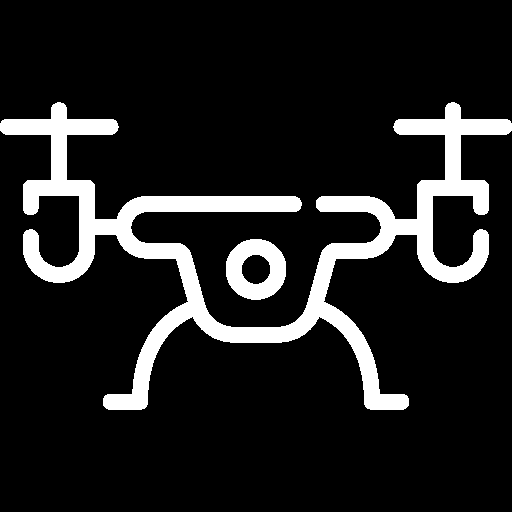
#> input picture code/Window1.png, 512 x 512 px, given in place of the camera
$ python M2T8.py
#> lines starting #> are read from the running program, lines starting #| are printed output that depends on the picture; after the words box and inside, x2 and y2 are one past the last pixel; in counts of white or black regions, pixels touching at a corner belong together
import numpy as np
import cv2
import imutils
import serial
from scipy.interpolate import interp1d

# ser = serial.Serial("/dev/ttyACM0", baudrate=9600, timeout=1)

def doNothing(x):
    pass

cap = cv2.VideoCapture(0)

# [7 lines of commented-out code are left out]

x = 0

while(True):
    ret, frame = cap.read()
#> frame is the input picture: shape (512, 512, 3); values 0 (black) and 221 (white), 12.2% white; 2 white regions, box (x1, y1, x2, y2) and area: (0, 102, 512, 410) 29740, (226, 239, 286, 300) 2287
    frame = cv2.flip(frame, 1)
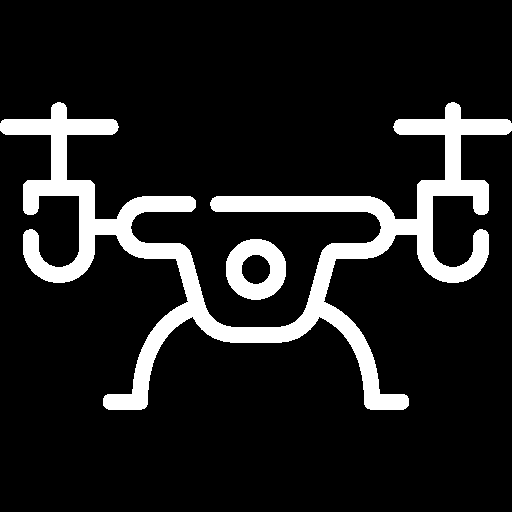
#> frame: shape (512, 512, 3); values 0 (black) and 221 (white), 12.2% white; 2 white regions, box (x1, y1, x2, y2) and area: (0, 102, 512, 410) 29740, (226, 239, 286, 300) 2287

    hsv = cv2.cvtColor(frame, cv2.COLOR_BGR2HSV)
#> hsv: shape (512, 512, 3); mean H, S, V 0, 0, 27

    # [6 lines of commented-out code are left out]

    m1 = np.array([0, 64, 162])
    m2 = np.array([255, 255, 255])

    mask = cv2.inRange(hsv, m1, m2)
#> mask: shape (512, 512); every value is 0

    # result = cv2.bitwise_and(frame, frame, mask=mask)

    countours = cv2.findContours(mask, cv2.RETR_TREE, cv2.CHAIN_APPROX_SIMPLE)
#> countours = 0 contours
    countours = imutils.grab_contours(countours)
#> countours = []

    area = 0
    x = y = 0
    center = "0"

    for c in countours:
        area = cv2.contourArea(c)

        if area > 1000:
            # cv2.drawContours(frame, [c], -1, (192, 130, 76), 2)

            moments = cv2.moments(c)

            x = int(moments["m10"] / moments["m00"])
            y = int(moments["m01"] / moments["m00"])

            center = "Center: " + str(x) + "," + str(y)
            area = "Area: " + str(area)

            cv2.circle(frame, (x, y), 6, (0, 0, 0), -1)
            cv2.putText(frame, center, (x-140, y-25), cv2.FONT_HERSHEY_SIMPLEX, 0.6, (45, 45, 45), 2)
            cv2.putText(frame, area, (x-140, y-45), cv2.FONT_HERSHEY_SIMPLEX, 0.6, (45, 45, 45), 2)

        cv2.imshow("frame", frame)
#> this loop made 0 passes
#> after the loop, center = '0'; x = 0; y = 0

    print(f"Location: {center}")
#| Location: 0

# -------------------------------------------------------------------------------------------------------
    # x range: (15, 625)
    # Left: 1490, Middle: 1450, Right: 1410
#> (the run stopped early here; a loop or call above may not have finished)

$ run again, on code/Window2.png
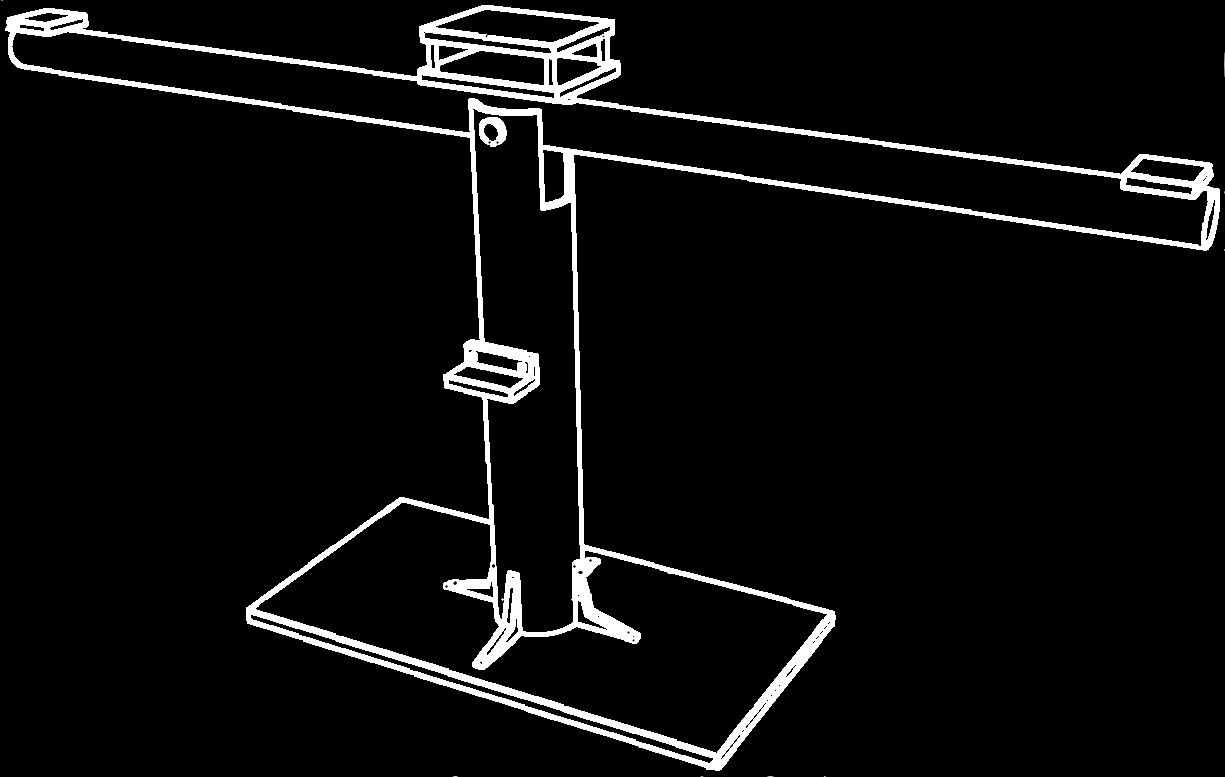
#> input picture code/Window2.png, 1225 x 777 px, given in place of the camera
#> frame is the input picture: shape (777, 1225, 3); mean B, G, R 13.1, 13.1, 13.1
#> `frame = cv2.flip(frame, 1)`:
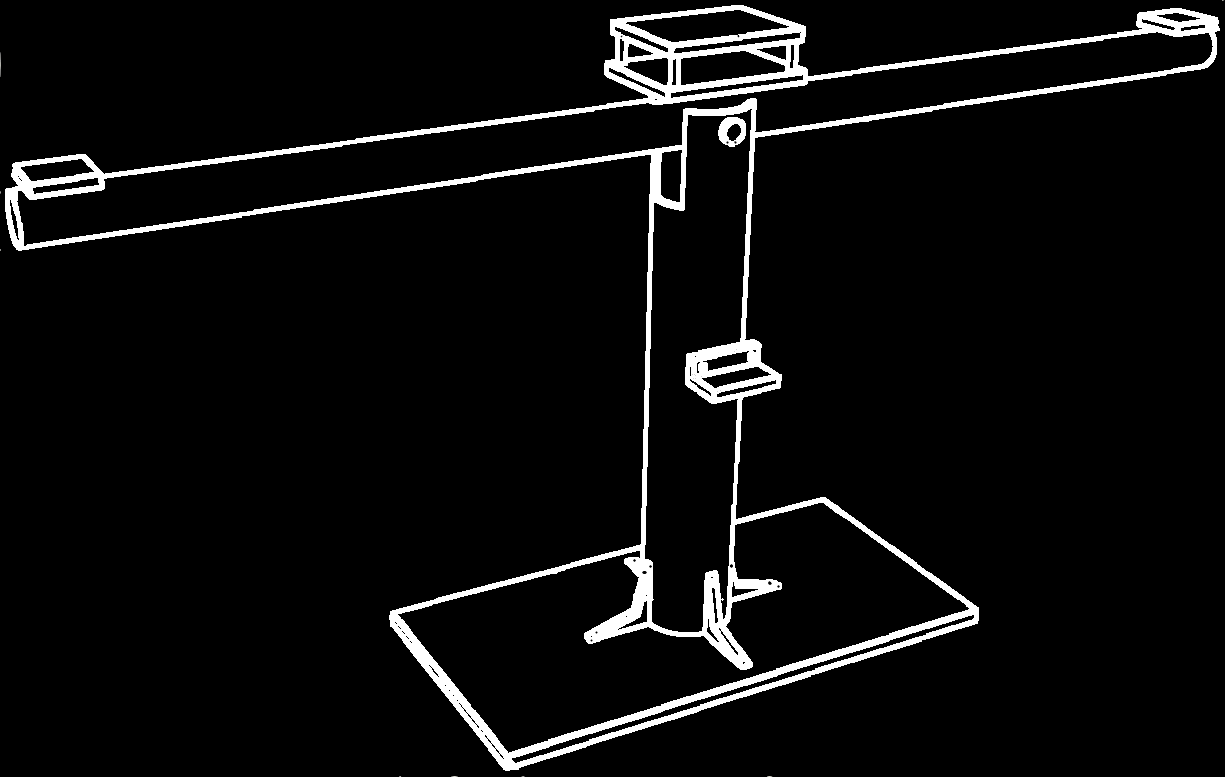
#> frame: shape (777, 1225, 3); mean B, G, R 13.1, 13.1, 13.1
#> hsv: shape (777, 1225, 3); mean H, S, V 0, 0, 13.1
#> mask: shape (777, 1225); every value is 0
#> `countours = cv2.findContours(mask, cv2.RETR_TREE, cv2.CHAIN_APPROX_SIM..`: countours = 0 contours
#> `countours = imutils.grab_contours(countours)`: countours = []
#> after the loop `for c in countours:`: center = '0'; x = 0
#| Location: 0
